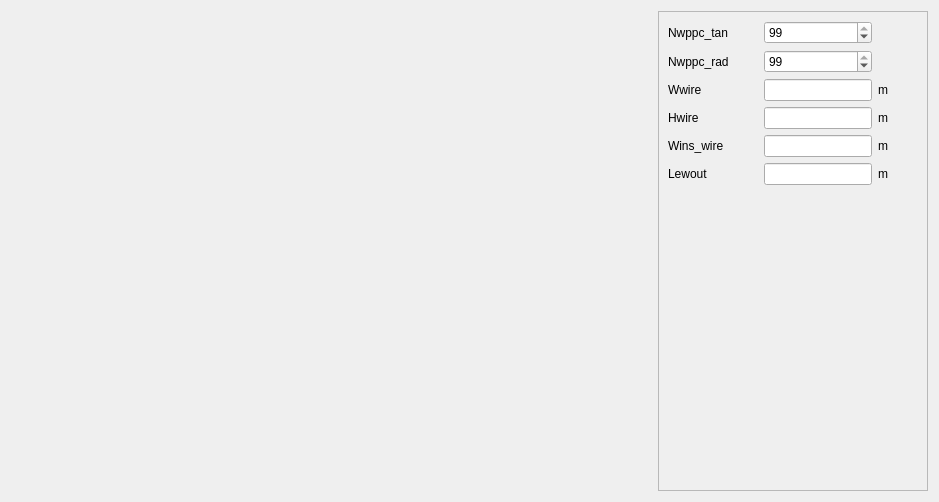
<?xml version="1.0" encoding="UTF-8"?>
<ui version="4.0">
 <class>PCondType11</class>
 <widget class="QWidget" name="PCondType11">
  <property name="geometry">
   <rect>
    <x>0</x>
    <y>0</y>
    <width>939</width>
    <height>502</height>
   </rect>
  </property>
  <property name="windowTitle">
   <string>Form</string>
  </property>
  <layout class="QHBoxLayout" name="horizontalLayout">
   <item>
    <widget class="QLabel" name="img_cond">
     <property name="minimumSize">
      <size>
       <width>0</width>
       <height>0</height>
      </size>
     </property>
     <property name="maximumSize">
      <size>
       <width>16777215</width>
       <height>16777215</height>
      </size>
     </property>
     <property name="text">
      <string/>
     </property>
     <property name="pixmap">
      <pixmap resource="../../../../Resources/pyleecan.qrc">:/images/images/MachineSetup/WindParam/CondType11.png</pixmap>
     </property>
     <property name="scaledContents">
      <bool>false</bool>
     </property>
     <property name="alignment">
      <set>Qt::AlignCenter</set>
     </property>
    </widget>
   </item>
   <item>
    <widget class="QScrollArea" name="scrollArea">
     <property name="minimumSize">
      <size>
       <width>270</width>
       <height>0</height>
      </size>
     </property>
     <property name="maximumSize">
      <size>
       <width>270</width>
       <height>16777215</height>
      </size>
     </property>
     <property name="widgetResizable">
      <bool>true</bool>
     </property>
     <widget class="QWidget" name="scrollAreaWidgetContents">
      <property name="geometry">
       <rect>
        <x>0</x>
        <y>0</y>
        <width>268</width>
        <height>478</height>
       </rect>
      </property>
      <layout class="QVBoxLayout" name="verticalLayout_2">
       <item>
        <layout class="QGridLayout" name="gridLayout">
         <item row="0" column="0">
          <widget class="QLabel" name="in_Nwpc1_tan">
           <property name="minimumSize">
            <size>
             <width>90</width>
             <height>0</height>
            </size>
           </property>
           <property name="text">
            <string>Nwppc_tan</string>
           </property>
          </widget>
         </item>
         <item row="0" column="1">
          <widget class="QSpinBox" name="si_Nwpc1_tan">
           <property name="sizePolicy">
            <sizepolicy hsizetype="Preferred" vsizetype="Preferred">
             <horstretch>0</horstretch>
             <verstretch>0</verstretch>
            </sizepolicy>
           </property>
           <property name="minimumSize">
            <size>
             <width>0</width>
             <height>0</height>
            </size>
           </property>
           <property name="value">
            <number>99</number>
           </property>
          </widget>
         </item>
         <item row="1" column="0">
          <widget class="QLabel" name="in_Nwpc1_rad">
           <property name="minimumSize">
            <size>
             <width>90</width>
             <height>0</height>
            </size>
           </property>
           <property name="text">
            <string>Nwppc_rad</string>
           </property>
          </widget>
         </item>
         <item row="1" column="1">
          <widget class="QSpinBox" name="si_Nwpc1_rad">
           <property name="sizePolicy">
            <sizepolicy hsizetype="Preferred" vsizetype="Preferred">
             <horstretch>0</horstretch>
             <verstretch>0</verstretch>
            </sizepolicy>
           </property>
           <property name="value">
            <number>99</number>
           </property>
          </widget>
         </item>
         <item row="2" column="0">
          <widget class="QLabel" name="in_Wwire">
           <property name="minimumSize">
            <size>
             <width>90</width>
             <height>0</height>
            </size>
           </property>
           <property name="text">
            <string>Wwire</string>
           </property>
          </widget>
         </item>
         <item row="2" column="1">
          <widget class="FloatEdit" name="lf_Wwire">
           <property name="sizePolicy">
            <sizepolicy hsizetype="Preferred" vsizetype="Preferred">
             <horstretch>0</horstretch>
             <verstretch>0</verstretch>
            </sizepolicy>
           </property>
           <property name="minimumSize">
            <size>
             <width>0</width>
             <height>0</height>
            </size>
           </property>
           <property name="maximumSize">
            <size>
             <width>16777215</width>
             <height>100</height>
            </size>
           </property>
          </widget>
         </item>
         <item row="2" column="2">
          <widget class="QLabel" name="unit_Wwire">
           <property name="minimumSize">
            <size>
             <width>0</width>
             <height>0</height>
            </size>
           </property>
           <property name="text">
            <string>m</string>
           </property>
          </widget>
         </item>
         <item row="3" column="0">
          <widget class="QLabel" name="in_Hwire">
           <property name="minimumSize">
            <size>
             <width>90</width>
             <height>0</height>
            </size>
           </property>
           <property name="text">
            <string>Hwire</string>
           </property>
          </widget>
         </item>
         <item row="3" column="1">
          <widget class="FloatEdit" name="lf_Hwire">
           <property name="sizePolicy">
            <sizepolicy hsizetype="Preferred" vsizetype="Preferred">
             <horstretch>0</horstretch>
             <verstretch>0</verstretch>
            </sizepolicy>
           </property>
           <property name="minimumSize">
            <size>
             <width>0</width>
             <height>0</height>
            </size>
           </property>
           <property name="maximumSize">
            <size>
             <width>16777215</width>
             <height>100</height>
            </size>
           </property>
          </widget>
         </item>
         <item row="3" column="2">
          <widget class="QLabel" name="unit_Hwire">
           <property name="minimumSize">
            <size>
             <width>0</width>
             <height>0</height>
            </size>
           </property>
           <property name="text">
            <string>m</string>
           </property>
          </widget>
         </item>
         <item row="4" column="0">
          <widget class="QLabel" name="in_Wins_wire">
           <property name="minimumSize">
            <size>
             <width>90</width>
             <height>0</height>
            </size>
           </property>
           <property name="text">
            <string>Wins_wire</string>
           </property>
          </widget>
         </item>
         <item row="4" column="1">
          <widget class="FloatEdit" name="lf_Wins_wire">
           <property name="sizePolicy">
            <sizepolicy hsizetype="Preferred" vsizetype="Preferred">
             <horstretch>0</horstretch>
             <verstretch>0</verstretch>
            </sizepolicy>
           </property>
           <property name="minimumSize">
            <size>
             <width>0</width>
             <height>0</height>
            </size>
           </property>
           <property name="maximumSize">
            <size>
             <width>16777215</width>
             <height>100</height>
            </size>
           </property>
          </widget>
         </item>
         <item row="4" column="2">
          <widget class="QLabel" name="unit_Wins_wire">
           <property name="minimumSize">
            <size>
             <width>0</width>
             <height>0</height>
            </size>
           </property>
           <property name="text">
            <string>m</string>
           </property>
          </widget>
         </item>
         <item row="5" column="0">
          <widget class="QLabel" name="in_Lewout">
           <property name="minimumSize">
            <size>
             <width>90</width>
             <height>0</height>
            </size>
           </property>
           <property name="toolTip">
            <string>End-winding length on one side for a half-turn</string>
           </property>
           <property name="whatsThis">
            <string>End-winding length on one side for a half-turn</string>
           </property>
           <property name="text">
            <string>Lewout</string>
           </property>
          </widget>
         </item>
         <item row="5" column="1">
          <widget class="FloatEdit" name="lf_Lewout">
           <property name="sizePolicy">
            <sizepolicy hsizetype="Preferred" vsizetype="Preferred">
             <horstretch>0</horstretch>
             <verstretch>0</verstretch>
            </sizepolicy>
           </property>
           <property name="minimumSize">
            <size>
             <width>0</width>
             <height>0</height>
            </size>
           </property>
           <property name="maximumSize">
            <size>
             <width>16777215</width>
             <height>100</height>
            </size>
           </property>
           <property name="toolTip">
            <string>End-winding length on one side for a half-turn</string>
           </property>
           <property name="whatsThis">
            <string>End-winding length on one side for a half-turn</string>
           </property>
          </widget>
         </item>
         <item row="5" column="2">
          <widget class="QLabel" name="unit_Lewout">
           <property name="minimumSize">
            <size>
             <width>0</width>
             <height>0</height>
            </size>
           </property>
           <property name="toolTip">
            <string>End-winding length on one side for a half-turn</string>
           </property>
           <property name="whatsThis">
            <string>End-winding length on one side for a half-turn</string>
           </property>
           <property name="text">
            <string>m</string>
           </property>
          </widget>
         </item>
        </layout>
       </item>
       <item>
        <spacer name="verticalSpacer">
         <property name="orientation">
          <enum>Qt::Vertical</enum>
         </property>
         <property name="sizeHint" stdset="0">
          <size>
           <width>20</width>
           <height>40</height>
          </size>
         </property>
        </spacer>
       </item>
       <item>
        <widget class="WCondOut" name="w_out" native="true"/>
       </item>
      </layout>
     </widget>
    </widget>
   </item>
  </layout>
 </widget>
 <customwidgets>
  <customwidget>
   <class>FloatEdit</class>
   <extends>QLineEdit</extends>
   <header>......GUI/Tools/FloatEdit.h</header>
  </customwidget>
  <customwidget>
   <class>WCondOut</class>
   <extends>QWidget</extends>
   <header>......GUI.Dialog.DMachineSetup.SWindCond.WCondOut.WCondOut.h</header>
   <container>1</container>
  </customwidget>
 </customwidgets>
 <tabstops>
  <tabstop>si_Nwpc1_tan</tabstop>
  <tabstop>si_Nwpc1_rad</tabstop>
  <tabstop>lf_Wwire</tabstop>
  <tabstop>lf_Hwire</tabstop>
  <tabstop>lf_Wins_wire</tabstop>
 </tabstops>
 <resources>
  <include location="../../../../Resources/pyleecan.qrc"/>
 </resources>
 <connections/>
</ui>
